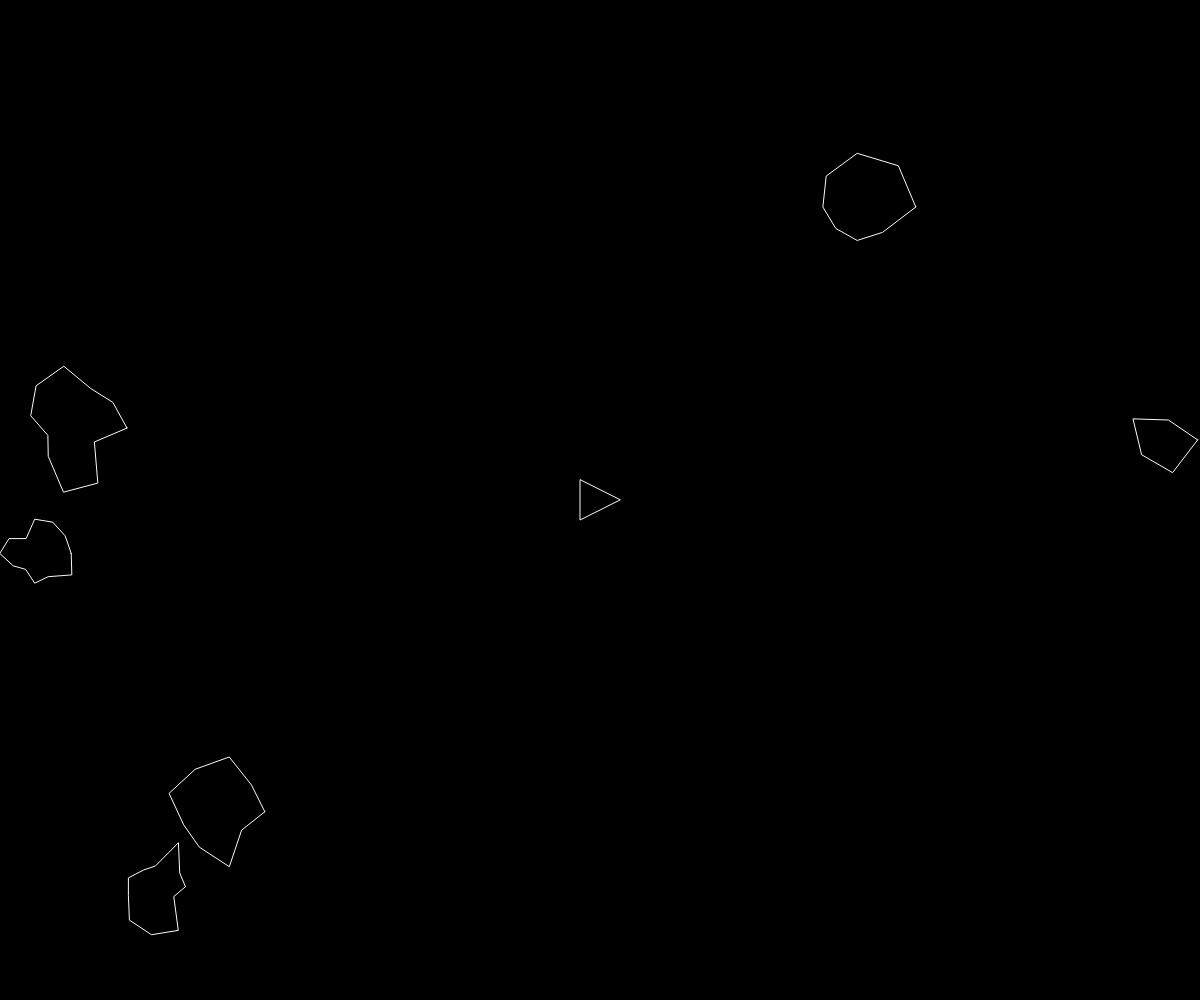
Frame 1 (no input)
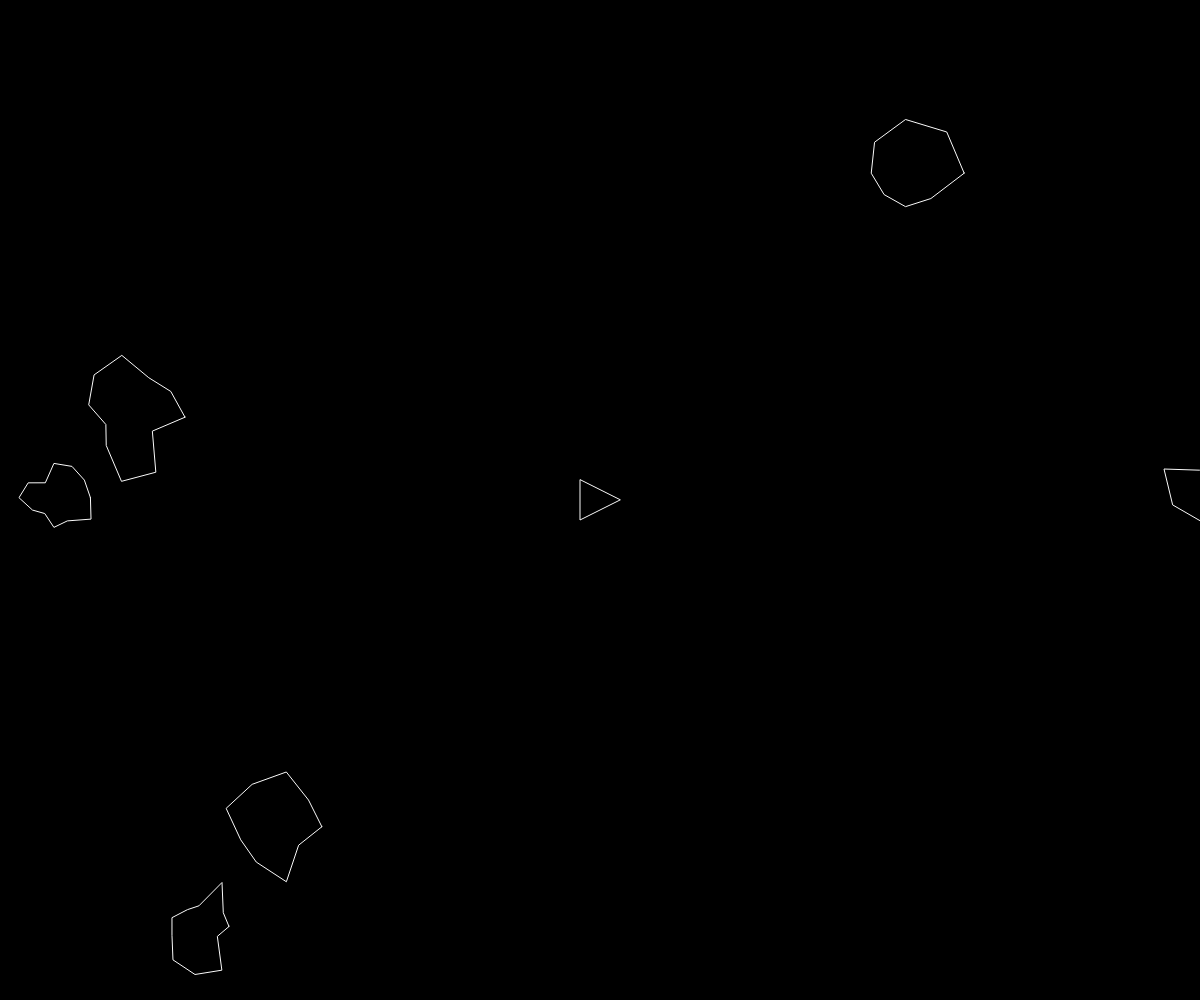
Frame 60 (no input)
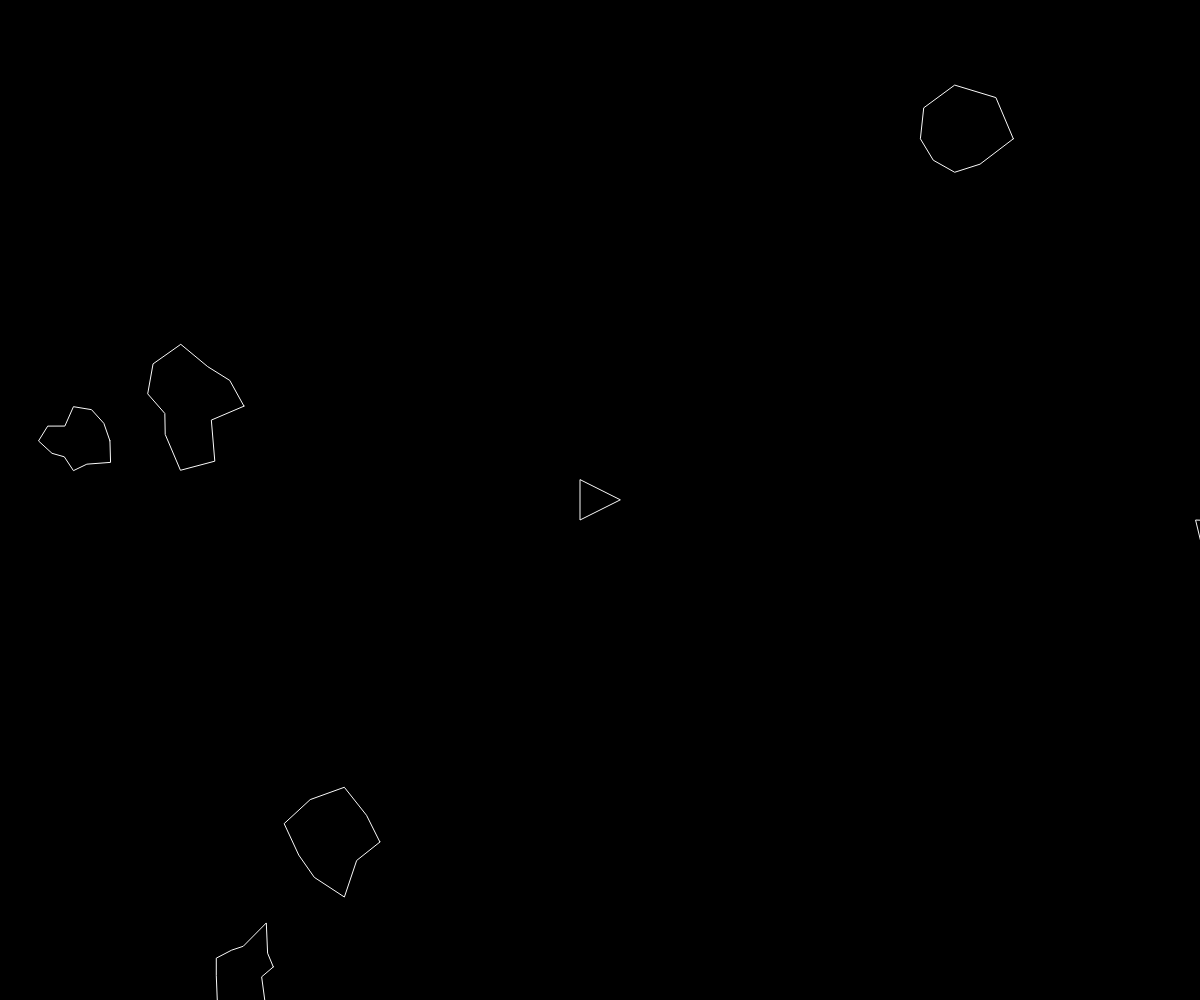
Frame 120 (the mouse pressed at the canvas centre since frame 60)

The p5.js sketch that drew these frames (run headless with seeded random() and noise() and a simulated clock; from frame 60 on, the mouse is pressed at the canvas centre):

// p5.js sketch
// ── sketch.js
var ship;
var asteroids = [];
var lasers = [];

function setup() {
  createCanvas(windowWidth, windowHeight);
  ship = new Ship();
  for (var i = 0; i < 6; i++) {
    asteroids.push(new Asteroid());
  }
}

function draw() {

  background(0);



  for (var i = 0; i < asteroids.length; i++) {
    if (ship.hits(asteroids[i])) {
      console.log('fuck');
    }
    asteroids[i].render();
    asteroids[i].update();
    asteroids[i].edges();
  }
  for (var i = lasers.length-1; i >= 0; i--) {
    lasers[i].render();
    lasers[i].update();
    for (var j = asteroids.length-1; j >= 0; j--) {
      if (lasers[i].hits(asteroids[j])) {
        if (asteroids[j].r > 25) {
        var newAsteroids = asteroids[j].breakup();
        asteroids = asteroids.concat(newAsteroids);
      }
        asteroids.splice(j,1);
        lasers.splice(i,1);
        break;
      }
    }

  }

  ship.render();
  ship.turn();
  ship.update();
  ship.edges();

}




function keyReleased() {
  if (keyCode == RIGHT_ARROW,LEFT_ARROW) {
    ship.setRotation(0);
  }
  if (keyCode == UP_ARROW) {
    ship.boosting(false);
  }
}

function keyPressed() {
  if (key == ' ') {
    lasers.push(new Laser(ship.pos, ship.heading));
  } else if (keyCode == RIGHT_ARROW) {
    ship.setRotation(0.1);
  } else if (keyCode == LEFT_ARROW) {
    ship.setRotation(-0.1);
  } else if (keyCode == UP_ARROW) {
    ship.boosting(true);
  }

}

// ── asteroid.js
function Asteroid(pos,r) {
  if (pos) {
    this.pos = pos.copy();
  } else {
    this.pos = createVector(random(width), random(height));
  }
  if (r) {
    this.r = r * 0.5;
  } else {
    this.r = random(30,50)
  }


  this.total = floor(random(5,15));
  this.offset = [];
  this.vel = p5.Vector.random2D();


  for (var i = 0; i < this.total; i++) {
    this.offset[i] = random(-this.r*0.5,this.r*0.5);
  }

  this.update = function() {
    this.pos.add(this.vel);
  }

  this.render = function() {
    push();
    stroke(250);
    noFill();
    translate(this.pos.x, this.pos.y)
    //ellipse(0,0, this.r * 2);
    beginShape();
    for (var i = 0; i < this.total; i++) {
      var angle = map(i, 0, this.total, 0, TWO_PI);
      var r = this.r + this.offset[i];
      var x = r * cos(angle);
      var y = r * sin(angle);
      vertex(x,y);
    }
    endShape(CLOSE);

    pop();
  }

  this.breakup = function() {
    var newA = [];
    newA[0] = new Asteroid(this.pos, this.r);
    newA[1] = new Asteroid(this.pos, this.r);
    return newA;
  }

  this.edges = function() {
    if (this.pos.x > width + this.r) {
      this.pos.x = -this.r;
    } else if (this.pos.x < -this.r) {
      this.pos.x = width + this.r;
    }
    if (this.pos.y > height + this.r) {
      this.pos.y = -this.r;
    } else if (this.pos.y < -this.r) {
      this.pos.y = height + this.r;
    }
  }
}

// ── laser.js
function Laser(spos, angle) {
  this.pos = createVector(spos.x,spos.y);
  this.vel = p5.Vector.fromAngle(angle);
  this.vel.mult(8);

  this.update = function() {
    this.pos.add(this.vel);
  }
  this.render = function() {
    push();
    stroke(250);
    strokeWeight(3);
    point(this.pos.x, this.pos.y);
    pop();
  }

  this.hits = function(asteroids) {
    var d = dist(this.pos.x, this.pos.y, asteroids.pos.x, asteroids.pos.y);
      if (d < asteroids.r) {
        return true;
      } else {
        return false;
      }

  }


}

// ── ship.js
function Ship() {

  this.pos = createVector(width / 2, height / 2);
  this.r = 20;
  this.heading = 0;
  this.rotation = 0;
  this.vel = createVector(0,0);
  this.isBoosting = false;

  this.boosting = function(b) {
    this.isBoosting = b;
  }

  this.update = function() {
    if (this.isBoosting) {
      this.boost();
    }
    this.pos.add(this.vel);
    this.vel.mult(0.99);
  }

  this.boost = function() {
    var force = p5.Vector.fromAngle(this.heading);
    force.mult(0.1);
    this.vel.add(force);
  }

  this.hits = function(asteroid) {
    var d = dist(this.pos.x,this.pos.y,asteroid.pos.x,asteroid.pos.y);
    if (d < this.r + asteroids.r) {
      return true;
    } else {
      return false;
    }
  }

  this.render = function() {
    push();
    translate(this.pos.x, this.pos.y);
    rotate(this.heading + PI/2);
    fill(0);
    stroke(250);
    triangle(-this.r, this.r, this.r, this.r, 0, -this.r);
    pop();
  }

  this.edges = function() {
    if (this.pos.x > width + this.r) {
      this.pos.x = -this.r;
    } else if (this.pos.x < -this.r) {
      this.pos.x = width + this.r;
    }
    if (this.pos.y > height + this.r) {
      this.pos.y = -this.r;
    } else if (this.pos.y < -this.r) {
      this.pos.y = height + this.r;
    }
  }

  this.setRotation = function(a) {
    this.rotation = a;
  }

  this.turn = function() {

    this.heading += this.rotation;

  }

}
